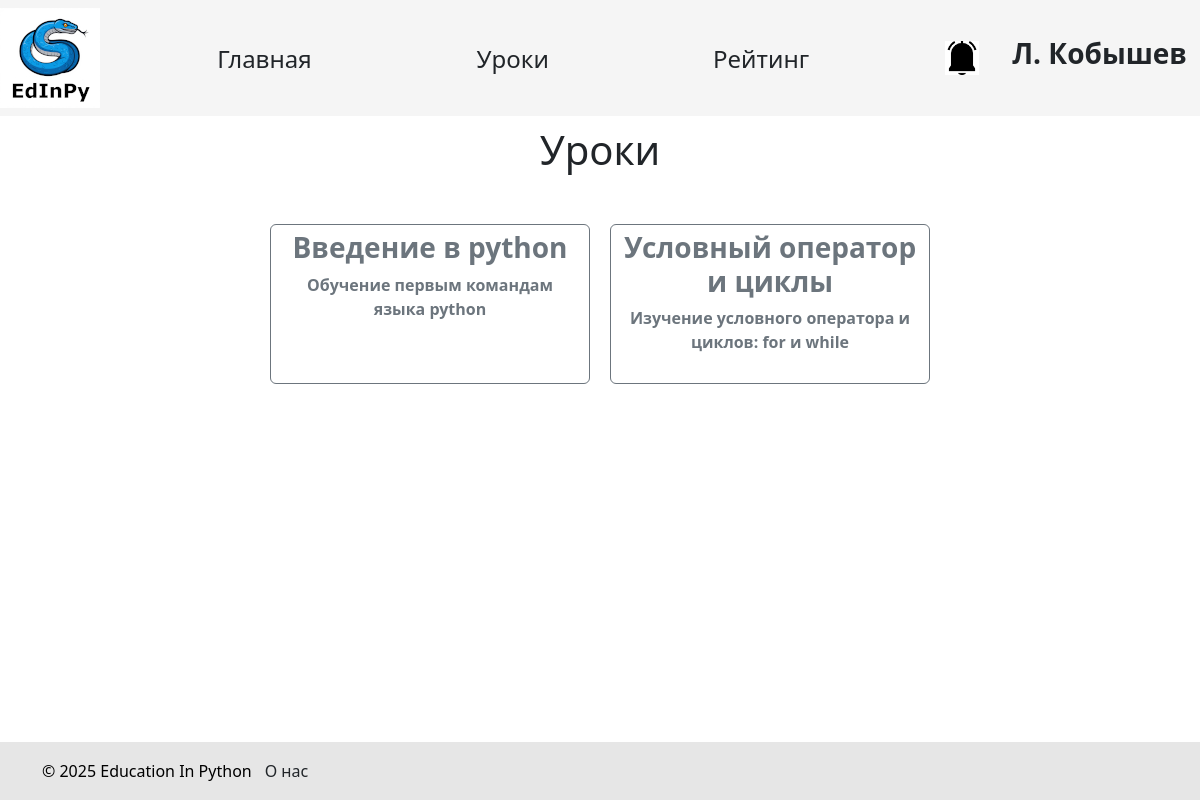
/lessons (signed in), run on the app's committed database.
### data/students.py (models this page shows, shortened)
class Student(SqlAlchemyBase, UserMixin):
    __tablename__ = 'students'
    id = sqlalchemy.Column(sqlalchemy.Integer, primary_key=True, autoincrement=True)
    name = sqlalchemy.Column(sqlalchemy.String, nullable=True)
    surname = sqlalchemy.Column(sqlalchemy.String, nullable=True)
    age = sqlalchemy.Column(sqlalchemy.Integer, nullable=True)
    email = sqlalchemy.Column(sqlalchemy.String, index=True, unique=True, nullable=False)
    hashed_password = sqlalchemy.Column(sqlalchemy.String, nullable=False)
    completed_tasks = sqlalchemy.Column(sqlalchemy.Integer, default=0)
    teacher_id = sqlalchemy.Column(sqlalchemy.Integer, sqlalchemy.ForeignKey("teachers.id"))
    teacher = orm.relationship('Teacher', back_populates='student')
    task = orm.relationship('Solution', back_populates='student')
    image_name = sqlalchemy.Column(sqlalchemy.Text, nullable=True, unique=True)
    def has_notifications(self):
        with create_session() as db_sess:
            result = db_sess.query(StudentNotification).filter(StudentNotification.student_id == current_user.id,
                                                               StudentNotification.is_read == False).first()
            return result is not None

### data/lessons.py (models this page shows)
class Lesson(SqlAlchemyBase, SerializerMixin):
    __tablename__ = 'lessons'
    id = sqlalchemy.Column(sqlalchemy.Integer, primary_key=True, autoincrement=True)
    title = sqlalchemy.Column(sqlalchemy.String)
    description = sqlalchemy.Column(sqlalchemy.String)
    books = orm.relationship("LessonBook")
    task = orm.relationship("Task")

### main.py (the view)
@app.route('/lessons')
def lessons():
    with db_session.create_session() as db_sess:
        less = db_sess.query(Lesson).all()  # получение всех уроков
        return render_template('lessons.html', lessons=less)  # отображение страницы уроков

### data/db_session.py (called while the page is built)
def create_session() -> Session:
    global __factory
    return __factory()

### main.py (called while the page is built)
@login_manager.user_loader
def load_user(id):
    try:
        id, cl = id.split("|")
        if cl not in USER_CLASSES:
            raise Exception
        with db_session.create_session() as db_sess:
            return Session.get(entity=USER_CLASSES[cl], ident=id, self=db_sess)  # создание сессии
    except Exception:
        return None

### templates/lessons.html (shortened to what this page needs)
{% extends "base.html" %} {% block content %}
<form>
  <h1>Уроки</h1>
  <br />
  <div class="lessons">
    {% for lesson in lessons %}
    <div class="lesson">
      <a
        href="/lessons/{{ lesson.id }}/tasks"
        type="button"
        class="btn btn-outline-secondary lesson"
        ><h3><b>{{ lesson.title }}</b></h3>
        {{ lesson.description }}</a
      >
    </div>
    {% endfor %}
  </div>
</form>
{% endblock %}

### templates/base.html (shortened to what this page needs)
<!DOCTYPE html>
<html lang="ru">
  <head>
    <link
      href="https://cdn.jsdelivr.net/npm/bootstrap@5.3.3/dist/css/bootstrap.min.css"
      rel="stylesheet"
    />
    <link rel="stylesheet" href="../static/css/style.css" />
    <link rel="stylesheet" href="../static/css/base.css" />
  </head>
  <body>
    <header>
      <nav class="navbar navbar-light">
        <div class="logo">
          <a href="/">
            <img src="{{url_for('static', filename='edinpy.png')}}" />
          </a>
        </div>
        <div class="nav_buttons">
          <a href="/" type="button" class="btn main_page">Главная</a>
          <a href="/lessons" type="button" class="btn lessons">Уроки</a>
          <a href="/rating" type="button" class="btn rating">Рейтинг</a>
        </div>
        <div class="account">
          <div class="notifications">
            {% if current_user.is_authenticated %} {% if
            current_user.__class__.__name__ in ['Student', 'Teacher'] and
            current_user.has_notifications() %}
            <a href="/notifications">
              <img src="{{ url_for('static', filename='bell_black.png') }}" />
            </a>
            {% else %}
            <a href="/notifications"
              ><img src="{{ url_for('static', filename='bell_white.png') }}"
            /></a>
            {% endif %}
          </div>
          <div class="profile">
            <div class="profile_user">
              <a href="/profile" class="btn"
                ><h3>
                  <b>{{ current_user.name[0] }}. {{ current_user.surname }}</b>
                </h3></a
              >
            </div>
          {% endif %}
        </div>
      </nav>
    </header>
    <main role="main" class="container">{% block content %}{% endblock %}</main>
    <br /><br /><br /><br />
    <div id="footer">
      <div class="container ms-auto">
        <p>&copy; 2025 Education In Python</p>
        <a href="/about_us" class="btn about_us">О нас</a>
      </div>
    </div>
  </body>
</html>

### static/css/style.css (style rules this page uses)
h1 { text-align: center; margin: 10px auto; }

### static/css/base.css (style rules this page uses)
nav { background-color: rgb(245, 245, 245); }
.logo { align-self: flex-start; background-color: rgb(245, 245, 245); }
div.nav_buttons { flex-grow: 1; display: flex; justify-content: space-evenly; flex-wrap: wrap; }
nav > div.nav_buttons a.main_page, nav > div.nav_buttons a.lessons, nav > div.nav_buttons a.solutions, nav > div.nav_buttons a.rating { width: 7em; height: 2em; font-size: 150%; }
div.notifications { width: 33.75px; align-self: center; margin: 0 20px; }
div.notifications img { width: 100%; background-color: rgb(245, 245, 245); }
.account { display: flex; }
#footer { position: fixed; left: 0; bottom: 0; padding: 10px; background: rgb(230, 230, 230); color: black; width: 100%; }
#footer .container { display: flex; flex-direction: row; justify-content: start; }
#footer .container p { margin: 0; align-self: center; }

### templates/lessons.html (style rules this page uses)
div.lessons { display: flex; justify-content: center; flex-direction: row; flex-wrap: wrap; }
div.lesson { width: 20em; height: 12em; margin: 0px 10px; font-weight: bold; display: flex; align-items: center; justify-content: center; }
a.lesson { width: 20em; height: 10em; font-weight: bold; }

### data on the page
Student: name "Л", surname "Кобышев"
Lesson: title "Введение в python", description "Обучение первым командам языка python"
Lesson: title "Условный оператор и циклы", description "Изучение условного оператора и циклов: for и while"
